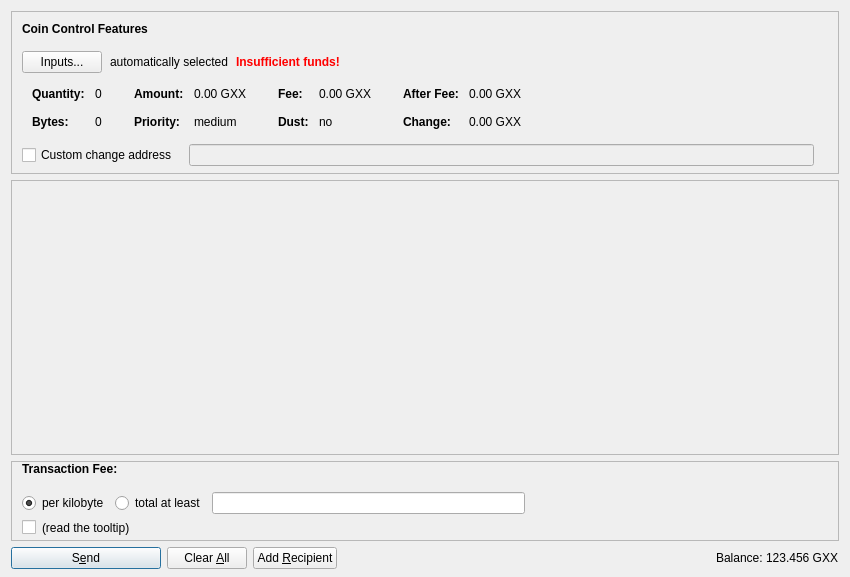
<?xml version="1.0" encoding="UTF-8"?>
<ui version="4.0">
 <class>SendCoinsDialog</class>
 <widget class="QDialog" name="SendCoinsDialog">
  <property name="geometry">
   <rect>
    <x>0</x>
    <y>0</y>
    <width>850</width>
    <height>577</height>
   </rect>
  </property>
  <property name="windowTitle">
   <string>Send Coins</string>
  </property>
  <layout class="QVBoxLayout" name="verticalLayout" stretch="0,1,0,0">
   <property name="bottomMargin">
    <number>8</number>
   </property>
   <item>
    <widget class="QFrame" name="frameCoinControl">
     <property name="sizePolicy">
      <sizepolicy hsizetype="Expanding" vsizetype="Expanding">
       <horstretch>0</horstretch>
       <verstretch>0</verstretch>
      </sizepolicy>
     </property>
     <property name="maximumSize">
      <size>
       <width>16777215</width>
       <height>16777215</height>
      </size>
     </property>
     <property name="frameShape">
      <enum>QFrame::StyledPanel</enum>
     </property>
     <property name="frameShadow">
      <enum>QFrame::Sunken</enum>
     </property>
     <layout class="QVBoxLayout" name="verticalLayoutCoinControl2">
      <property name="spacing">
       <number>0</number>
      </property>
      <property name="leftMargin">
       <number>0</number>
      </property>
      <property name="topMargin">
       <number>0</number>
      </property>
      <property name="rightMargin">
       <number>0</number>
      </property>
      <property name="bottomMargin">
       <number>6</number>
      </property>
      <item>
       <layout class="QVBoxLayout" name="verticalLayoutCoinControl" stretch="0,0,0,0,1">
        <property name="spacing">
         <number>0</number>
        </property>
        <property name="leftMargin">
         <number>10</number>
        </property>
        <property name="topMargin">
         <number>10</number>
        </property>
        <item>
         <layout class="QHBoxLayout" name="horizontalLayoutCoinControl1">
          <property name="bottomMargin">
           <number>15</number>
          </property>
          <item>
           <widget class="QLabel" name="labelCoinControlFeatures">
            <property name="sizePolicy">
             <sizepolicy hsizetype="Preferred" vsizetype="Maximum">
              <horstretch>0</horstretch>
              <verstretch>0</verstretch>
             </sizepolicy>
            </property>
            <property name="font">
             <font>
              <weight>75</weight>
              <bold>true</bold>
             </font>
            </property>
            <property name="styleSheet">
             <string notr="true">font-weight:bold;</string>
            </property>
            <property name="text">
             <string>Coin Control Features</string>
            </property>
           </widget>
          </item>
         </layout>
        </item>
        <item>
         <layout class="QHBoxLayout" name="horizontalLayoutCoinControl2" stretch="0,0,0,0">
          <property name="spacing">
           <number>8</number>
          </property>
          <property name="bottomMargin">
           <number>10</number>
          </property>
          <item>
           <widget class="QPushButton" name="pushButtonCoinControl">
            <property name="styleSheet">
             <string notr="true"/>
            </property>
            <property name="text">
             <string>Inputs...</string>
            </property>
            <property name="autoDefault">
             <bool>false</bool>
            </property>
           </widget>
          </item>
          <item>
           <widget class="QLabel" name="labelCoinControlAutomaticallySelected">
            <property name="text">
             <string>automatically selected</string>
            </property>
            <property name="margin">
             <number>5</number>
            </property>
           </widget>
          </item>
          <item>
           <widget class="QLabel" name="labelCoinControlInsuffFunds">
            <property name="font">
             <font>
              <weight>75</weight>
              <bold>true</bold>
             </font>
            </property>
            <property name="styleSheet">
             <string notr="true">color:red;font-weight:bold;</string>
            </property>
            <property name="text">
             <string>Insufficient funds!</string>
            </property>
            <property name="margin">
             <number>5</number>
            </property>
           </widget>
          </item>
          <item>
           <spacer name="horizontalSpacerCoinControl">
            <property name="orientation">
             <enum>Qt::Horizontal</enum>
            </property>
            <property name="sizeHint" stdset="0">
             <size>
              <width>40</width>
              <height>1</height>
             </size>
            </property>
           </spacer>
          </item>
         </layout>
        </item>
        <item>
         <widget class="QWidget" name="widgetCoinControl" native="true">
          <property name="sizePolicy">
           <sizepolicy hsizetype="Preferred" vsizetype="Preferred">
            <horstretch>0</horstretch>
            <verstretch>0</verstretch>
           </sizepolicy>
          </property>
          <property name="minimumSize">
           <size>
            <width>0</width>
            <height>0</height>
           </size>
          </property>
          <property name="styleSheet">
           <string notr="true"/>
          </property>
          <layout class="QHBoxLayout" name="horizontalLayoutCoinControl5">
           <property name="leftMargin">
            <number>0</number>
           </property>
           <property name="topMargin">
            <number>0</number>
           </property>
           <property name="rightMargin">
            <number>0</number>
           </property>
           <property name="bottomMargin">
            <number>0</number>
           </property>
           <item>
            <layout class="QHBoxLayout" name="horizontalLayoutCoinControl3" stretch="0,0,0,1">
             <property name="spacing">
              <number>20</number>
             </property>
             <property name="topMargin">
              <number>0</number>
             </property>
             <property name="bottomMargin">
              <number>10</number>
             </property>
             <item>
              <layout class="QFormLayout" name="formLayoutCoinControl1">
               <property name="horizontalSpacing">
                <number>10</number>
               </property>
               <property name="verticalSpacing">
                <number>14</number>
               </property>
               <property name="leftMargin">
                <number>10</number>
               </property>
               <property name="topMargin">
                <number>4</number>
               </property>
               <property name="rightMargin">
                <number>6</number>
               </property>
               <item row="0" column="0">
                <widget class="QLabel" name="labelCoinControlQuantityText">
                 <property name="font">
                  <font>
                   <weight>75</weight>
                   <bold>true</bold>
                  </font>
                 </property>
                 <property name="text">
                  <string>Quantity:</string>
                 </property>
                 <property name="margin">
                  <number>0</number>
                 </property>
                </widget>
               </item>
               <item row="0" column="1">
                <widget class="QLabel" name="labelCoinControlQuantity">
                 <property name="cursor">
                  <cursorShape>IBeamCursor</cursorShape>
                 </property>
                 <property name="contextMenuPolicy">
                  <enum>Qt::ActionsContextMenu</enum>
                 </property>
                 <property name="text">
                  <string notr="true">0</string>
                 </property>
                 <property name="margin">
                  <number>0</number>
                 </property>
                 <property name="textInteractionFlags">
                  <set>Qt::LinksAccessibleByMouse|Qt::TextSelectableByKeyboard|Qt::TextSelectableByMouse</set>
                 </property>
                </widget>
               </item>
               <item row="1" column="0">
                <widget class="QLabel" name="labelCoinControlBytesText">
                 <property name="font">
                  <font>
                   <weight>75</weight>
                   <bold>true</bold>
                  </font>
                 </property>
                 <property name="text">
                  <string>Bytes:</string>
                 </property>
                </widget>
               </item>
               <item row="1" column="1">
                <widget class="QLabel" name="labelCoinControlBytes">
                 <property name="cursor">
                  <cursorShape>IBeamCursor</cursorShape>
                 </property>
                 <property name="contextMenuPolicy">
                  <enum>Qt::ActionsContextMenu</enum>
                 </property>
                 <property name="text">
                  <string notr="true">0</string>
                 </property>
                 <property name="textInteractionFlags">
                  <set>Qt::LinksAccessibleByMouse|Qt::TextSelectableByKeyboard|Qt::TextSelectableByMouse</set>
                 </property>
                </widget>
               </item>
              </layout>
             </item>
             <item>
              <layout class="QFormLayout" name="formLayoutCoinControl2">
               <property name="horizontalSpacing">
                <number>10</number>
               </property>
               <property name="verticalSpacing">
                <number>14</number>
               </property>
               <property name="leftMargin">
                <number>6</number>
               </property>
               <property name="topMargin">
                <number>4</number>
               </property>
               <property name="rightMargin">
                <number>6</number>
               </property>
               <item row="0" column="0">
                <widget class="QLabel" name="labelCoinControlAmountText">
                 <property name="font">
                  <font>
                   <weight>75</weight>
                   <bold>true</bold>
                  </font>
                 </property>
                 <property name="text">
                  <string>Amount:</string>
                 </property>
                 <property name="margin">
                  <number>0</number>
                 </property>
                </widget>
               </item>
               <item row="0" column="1">
                <widget class="QLabel" name="labelCoinControlAmount">
                 <property name="cursor">
                  <cursorShape>IBeamCursor</cursorShape>
                 </property>
                 <property name="contextMenuPolicy">
                  <enum>Qt::ActionsContextMenu</enum>
                 </property>
                 <property name="text">
                  <string notr="true">0.00 GXX</string>
                 </property>
                 <property name="textInteractionFlags">
                  <set>Qt::LinksAccessibleByMouse|Qt::TextSelectableByKeyboard|Qt::TextSelectableByMouse</set>
                 </property>
                </widget>
               </item>
               <item row="1" column="0">
                <widget class="QLabel" name="labelCoinControlPriorityText">
                 <property name="font">
                  <font>
                   <weight>75</weight>
                   <bold>true</bold>
                  </font>
                 </property>
                 <property name="text">
                  <string>Priority:</string>
                 </property>
                </widget>
               </item>
               <item row="1" column="1">
                <widget class="QLabel" name="labelCoinControlPriority">
                 <property name="cursor">
                  <cursorShape>IBeamCursor</cursorShape>
                 </property>
                 <property name="contextMenuPolicy">
                  <enum>Qt::ActionsContextMenu</enum>
                 </property>
                 <property name="text">
                  <string notr="true">medium</string>
                 </property>
                 <property name="textInteractionFlags">
                  <set>Qt::LinksAccessibleByMouse|Qt::TextSelectableByKeyboard|Qt::TextSelectableByMouse</set>
                 </property>
                </widget>
               </item>
              </layout>
             </item>
             <item>
              <layout class="QFormLayout" name="formLayoutCoinControl3">
               <property name="horizontalSpacing">
                <number>10</number>
               </property>
               <property name="verticalSpacing">
                <number>14</number>
               </property>
               <property name="leftMargin">
                <number>6</number>
               </property>
               <property name="topMargin">
                <number>4</number>
               </property>
               <property name="rightMargin">
                <number>6</number>
               </property>
               <item row="0" column="0">
                <widget class="QLabel" name="labelCoinControlFeeText">
                 <property name="font">
                  <font>
                   <weight>75</weight>
                   <bold>true</bold>
                  </font>
                 </property>
                 <property name="text">
                  <string>Fee:</string>
                 </property>
                 <property name="margin">
                  <number>0</number>
                 </property>
                </widget>
               </item>
               <item row="0" column="1">
                <widget class="QLabel" name="labelCoinControlFee">
                 <property name="cursor">
                  <cursorShape>IBeamCursor</cursorShape>
                 </property>
                 <property name="contextMenuPolicy">
                  <enum>Qt::ActionsContextMenu</enum>
                 </property>
                 <property name="text">
                  <string notr="true">0.00 GXX</string>
                 </property>
                 <property name="textInteractionFlags">
                  <set>Qt::LinksAccessibleByMouse|Qt::TextSelectableByKeyboard|Qt::TextSelectableByMouse</set>
                 </property>
                </widget>
               </item>
               <item row="1" column="0">
                <widget class="QLabel" name="labelCoinControlLowOutputText">
                 <property name="font">
                  <font>
                   <weight>75</weight>
                   <bold>true</bold>
                  </font>
                 </property>
                 <property name="text">
                  <string>Dust:</string>
                 </property>
                </widget>
               </item>
               <item row="1" column="1">
                <widget class="QLabel" name="labelCoinControlLowOutput">
                 <property name="cursor">
                  <cursorShape>IBeamCursor</cursorShape>
                 </property>
                 <property name="contextMenuPolicy">
                  <enum>Qt::ActionsContextMenu</enum>
                 </property>
                 <property name="text">
                  <string notr="true">no</string>
                 </property>
                 <property name="textInteractionFlags">
                  <set>Qt::LinksAccessibleByMouse|Qt::TextSelectableByKeyboard|Qt::TextSelectableByMouse</set>
                 </property>
                </widget>
               </item>
              </layout>
             </item>
             <item>
              <layout class="QFormLayout" name="formLayoutCoinControl4">
               <property name="horizontalSpacing">
                <number>10</number>
               </property>
               <property name="verticalSpacing">
                <number>14</number>
               </property>
               <property name="leftMargin">
                <number>6</number>
               </property>
               <property name="topMargin">
                <number>4</number>
               </property>
               <property name="rightMargin">
                <number>6</number>
               </property>
               <item row="0" column="0">
                <widget class="QLabel" name="labelCoinControlAfterFeeText">
                 <property name="font">
                  <font>
                   <weight>75</weight>
                   <bold>true</bold>
                  </font>
                 </property>
                 <property name="text">
                  <string>After Fee:</string>
                 </property>
                 <property name="margin">
                  <number>0</number>
                 </property>
                </widget>
               </item>
               <item row="0" column="1">
                <widget class="QLabel" name="labelCoinControlAfterFee">
                 <property name="cursor">
                  <cursorShape>IBeamCursor</cursorShape>
                 </property>
                 <property name="contextMenuPolicy">
                  <enum>Qt::ActionsContextMenu</enum>
                 </property>
                 <property name="text">
                  <string notr="true">0.00 GXX</string>
                 </property>
                 <property name="textInteractionFlags">
                  <set>Qt::LinksAccessibleByMouse|Qt::TextSelectableByKeyboard|Qt::TextSelectableByMouse</set>
                 </property>
                </widget>
               </item>
               <item row="1" column="0">
                <widget class="QLabel" name="labelCoinControlChangeText">
                 <property name="font">
                  <font>
                   <weight>75</weight>
                   <bold>true</bold>
                  </font>
                 </property>
                 <property name="text">
                  <string>Change:</string>
                 </property>
                </widget>
               </item>
               <item row="1" column="1">
                <widget class="QLabel" name="labelCoinControlChange">
                 <property name="cursor">
                  <cursorShape>IBeamCursor</cursorShape>
                 </property>
                 <property name="contextMenuPolicy">
                  <enum>Qt::ActionsContextMenu</enum>
                 </property>
                 <property name="text">
                  <string notr="true">0.00 GXX</string>
                 </property>
                 <property name="textInteractionFlags">
                  <set>Qt::LinksAccessibleByMouse|Qt::TextSelectableByKeyboard|Qt::TextSelectableByMouse</set>
                 </property>
                </widget>
               </item>
              </layout>
             </item>
            </layout>
           </item>
          </layout>
         </widget>
        </item>
        <item>
         <layout class="QHBoxLayout" name="horizontalLayoutCoinControl4" stretch="0,0,0">
          <property name="spacing">
           <number>12</number>
          </property>
          <property name="sizeConstraint">
           <enum>QLayout::SetDefaultConstraint</enum>
          </property>
          <property name="topMargin">
           <number>5</number>
          </property>
          <property name="rightMargin">
           <number>5</number>
          </property>
          <item>
           <widget class="QCheckBox" name="checkBoxCoinControlChange">
            <property name="toolTip">
             <string>If this is activated, but the change address is empty or invalid, change will be sent to a newly generated address.</string>
            </property>
            <property name="text">
             <string>Custom change address</string>
            </property>
           </widget>
          </item>
          <item>
           <widget class="QValidatedLineEdit" name="lineEditCoinControlChange">
            <property name="enabled">
             <bool>false</bool>
            </property>
            <property name="sizePolicy">
             <sizepolicy hsizetype="Expanding" vsizetype="Fixed">
              <horstretch>0</horstretch>
              <verstretch>0</verstretch>
             </sizepolicy>
            </property>
           </widget>
          </item>
          <item>
           <widget class="QLabel" name="labelCoinControlChangeLabel">
            <property name="sizePolicy">
             <sizepolicy hsizetype="Preferred" vsizetype="Expanding">
              <horstretch>0</horstretch>
              <verstretch>0</verstretch>
             </sizepolicy>
            </property>
            <property name="minimumSize">
             <size>
              <width>0</width>
              <height>0</height>
             </size>
            </property>
            <property name="text">
             <string/>
            </property>
            <property name="margin">
             <number>3</number>
            </property>
           </widget>
          </item>
         </layout>
        </item>
        <item>
         <spacer name="verticalSpacerCoinControl">
          <property name="orientation">
           <enum>Qt::Vertical</enum>
          </property>
          <property name="sizeHint" stdset="0">
           <size>
            <width>800</width>
            <height>1</height>
           </size>
          </property>
         </spacer>
        </item>
       </layout>
      </item>
     </layout>
    </widget>
   </item>
   <item>
    <widget class="QScrollArea" name="scrollArea">
     <property name="widgetResizable">
      <bool>true</bool>
     </property>
     <widget class="QWidget" name="scrollAreaWidgetContents">
      <property name="geometry">
       <rect>
        <x>0</x>
        <y>0</y>
        <width>824</width>
        <height>198</height>
       </rect>
      </property>
      <layout class="QVBoxLayout" name="verticalLayout_2" stretch="0,1">
       <property name="leftMargin">
        <number>0</number>
       </property>
       <property name="topMargin">
        <number>0</number>
       </property>
       <property name="rightMargin">
        <number>0</number>
       </property>
       <property name="bottomMargin">
        <number>0</number>
       </property>
       <item>
        <layout class="QVBoxLayout" name="entries">
         <property name="spacing">
          <number>6</number>
         </property>
        </layout>
       </item>
       <item>
        <spacer name="verticalSpacer">
         <property name="orientation">
          <enum>Qt::Vertical</enum>
         </property>
         <property name="sizeHint" stdset="0">
          <size>
           <width>20</width>
           <height>40</height>
          </size>
         </property>
        </spacer>
       </item>
      </layout>
     </widget>
    </widget>
   </item>
   <item>
    <widget class="QFrame" name="frameFee">
     <property name="enabled">
      <bool>true</bool>
     </property>
     <property name="sizePolicy">
      <sizepolicy hsizetype="Expanding" vsizetype="Expanding">
       <horstretch>0</horstretch>
       <verstretch>0</verstretch>
      </sizepolicy>
     </property>
     <property name="maximumSize">
      <size>
       <width>16777215</width>
       <height>16777215</height>
      </size>
     </property>
     <property name="frameShape">
      <enum>QFrame::StyledPanel</enum>
     </property>
     <property name="frameShadow">
      <enum>QFrame::Sunken</enum>
     </property>
     <layout class="QVBoxLayout" name="verticalLayoutFee1">
      <property name="spacing">
       <number>0</number>
      </property>
      <property name="leftMargin">
       <number>0</number>
      </property>
      <property name="topMargin">
       <number>0</number>
      </property>
      <property name="rightMargin">
       <number>0</number>
      </property>
      <property name="bottomMargin">
       <number>0</number>
      </property>
      <item>
       <layout class="QVBoxLayout" name="verticalLayoutFee2" stretch="0,0,0">
        <property name="spacing">
         <number>0</number>
        </property>
        <property name="sizeConstraint">
         <enum>QLayout::SetMinimumSize</enum>
        </property>
        <property name="leftMargin">
         <number>10</number>
        </property>
        <property name="topMargin">
         <number>0</number>
        </property>
        <item>
         <layout class="QHBoxLayout" name="horizontalLayoutFee1">
          <property name="bottomMargin">
           <number>0</number>
          </property>
          <item>
           <layout class="QVBoxLayout" name="verticalLayoutFee7">
            <property name="spacing">
             <number>0</number>
            </property>
            <item>
             <layout class="QHBoxLayout" name="horizontalLayoutSmartFee">
              <property name="spacing">
               <number>10</number>
              </property>
              <item>
               <widget class="QLabel" name="labelFeeHeadline">
                <property name="sizePolicy">
                 <sizepolicy hsizetype="Preferred" vsizetype="Maximum">
                  <horstretch>0</horstretch>
                  <verstretch>0</verstretch>
                 </sizepolicy>
                </property>
                <property name="font">
                 <font>
                  <weight>75</weight>
                  <bold>true</bold>
                 </font>
                </property>
                <property name="styleSheet">
                 <string notr="true">font-weight:bold;</string>
                </property>
                <property name="text">
                 <string>Transaction Fee:</string>
                </property>
               </widget>
              </item>
             </layout>
            </item>
            <item>
             <spacer name="verticalSpacer_5">
              <property name="orientation">
               <enum>Qt::Vertical</enum>
              </property>
              <property name="sizeHint" stdset="0">
               <size>
                <width>1</width>
                <height>1</height>
               </size>
              </property>
             </spacer>
            </item>
           </layout>
          </item>
          <item>
           <spacer name="horizontalSpacer_4">
            <property name="orientation">
             <enum>Qt::Horizontal</enum>
            </property>
            <property name="sizeHint" stdset="0">
             <size>
              <width>40</width>
              <height>20</height>
             </size>
            </property>
           </spacer>
          </item>
         </layout>
        </item>
        <item>
         <widget class="QFrame" name="frameFeeSelection">
          <layout class="QVBoxLayout" name="verticalLayoutFee12">
           <property name="spacing">
            <number>0</number>
           </property>
           <property name="leftMargin">
            <number>0</number>
           </property>
           <property name="topMargin">
            <number>0</number>
           </property>
           <property name="rightMargin">
            <number>0</number>
           </property>
           <property name="bottomMargin">
            <number>0</number>
           </property>
           <item>
            <layout class="QGridLayout" name="gridLayoutFee">
             <property name="sizeConstraint">
              <enum>QLayout::SetNoConstraint</enum>
             </property>
             <property name="topMargin">
              <number>10</number>
             </property>
             <property name="bottomMargin">
              <number>4</number>
             </property>
             <property name="horizontalSpacing">
              <number>10</number>
             </property>
             <property name="verticalSpacing">
              <number>4</number>
             </property>
             <item row="0" column="0">
              <layout class="QVBoxLayout" name="verticalLayoutFee8">
               <property name="spacing">
                <number>6</number>
               </property>
               <item>
                <layout class="QHBoxLayout" name="horizontalLayoutFee13">
                 <item>
                  <widget class="QRadioButton" name="radioCustomPerKilobyte">
                   <property name="toolTip">
                    <string>If the custom fee is set to 1000 satoshis and the transaction is only 250 bytes, then &quot;per kilobyte&quot; only pays 250 satoshis in fee, while &quot;total at least&quot; pays 1000 satoshis. For transactions bigger than a kilobyte both pay by kilobyte.</string>
                   </property>
                   <property name="text">
                    <string>per kilobyte</string>
                   </property>
                   <property name="checked">
                    <bool>true</bool>
                   </property>
                  </widget>
                 </item>
                 <item>
                  <widget class="QRadioButton" name="radioCustomAtLeast">
                   <property name="toolTip">
                    <string>If the custom fee is set to 1000 satoshis and the transaction is only 250 bytes, then &quot;per kilobyte&quot; only pays 250 satoshis in fee, while &quot;total at least&quot; pays 1000 satoshis. For transactions bigger than a kilobyte both pay by kilobyte.</string>
                   </property>
                   <property name="text">
                    <string>total at least</string>
                   </property>
                  </widget>
                 </item>
                 <item>
                  <widget class="BitcoinAmountField" name="customFee"/>
                 </item>
                 <item>
                  <spacer name="horizontalSpacer_6">
                   <property name="orientation">
                    <enum>Qt::Horizontal</enum>
                   </property>
                   <property name="sizeHint" stdset="0">
                    <size>
                     <width>1</width>
                     <height>1</height>
                    </size>
                   </property>
                  </spacer>
                 </item>
                </layout>
               </item>
               <item>
                <layout class="QHBoxLayout" name="horizontalLayoutFee8">
                 <item>
                  <widget class="QCheckBox" name="checkBoxMinimumFee">
                   <property name="enabled">
                    <bool>true</bool>
                   </property>
                   <property name="toolTip">
                    <string>Paying only the minimum fee is just fine as long as there is less transaction volume than space in the blocks. But be aware that this can end up in a never confirming transaction once there is more demand for GravityCoin transactions than the network can process.</string>
                   </property>
                   <property name="text">
                    <string/>
                   </property>
                  </widget>
                 </item>
                 <item>
                  <widget class="QLabel" name="labelMinFeeWarning">
                   <property name="enabled">
                    <bool>true</bool>
                   </property>
                   <property name="toolTip">
                    <string>Paying only the minimum fee is just fine as long as there is less transaction volume than space in the blocks. But be aware that this can end up in a never confirming transaction once there is more demand for GravityCoin transactions than the network can process.</string>
                   </property>
                   <property name="text">
                    <string>(read the tooltip)</string>
                   </property>
                   <property name="margin">
                    <number>5</number>
                   </property>
                  </widget>
                 </item>
                 <item>
                  <spacer name="horizontalSpacer_2">
                   <property name="orientation">
                    <enum>Qt::Horizontal</enum>
                   </property>
                   <property name="sizeHint" stdset="0">
                    <size>
                     <width>1</width>
                     <height>1</height>
                    </size>
                   </property>
                  </spacer>
                 </item>
                </layout>
               </item>
              </layout>
             </item>
            </layout>
           </item>
          </layout>
         </widget>
        </item>
        <item>
         <spacer name="verticalSpacerFee">
          <property name="orientation">
           <enum>Qt::Vertical</enum>
          </property>
          <property name="sizeHint" stdset="0">
           <size>
            <width>800</width>
            <height>1</height>
           </size>
          </property>
         </spacer>
        </item>
       </layout>
      </item>
     </layout>
    </widget>
   </item>
   <item>
    <layout class="QHBoxLayout" name="horizontalLayout">
     <item>
      <widget class="QPushButton" name="sendButton">
       <property name="minimumSize">
        <size>
         <width>150</width>
         <height>0</height>
        </size>
       </property>
       <property name="toolTip">
        <string>Confirm the send action</string>
       </property>
       <property name="text">
        <string>S&amp;end</string>
       </property>
       <property name="icon">
        <iconset resource="../bitcoin.qrc">
         <normaloff>:/icons/send</normaloff>:/icons/send</iconset>
       </property>
       <property name="autoDefault">
        <bool>false</bool>
       </property>
       <property name="default">
        <bool>true</bool>
       </property>
      </widget>
     </item>
     <item>
      <widget class="QPushButton" name="clearButton">
       <property name="sizePolicy">
        <sizepolicy hsizetype="Minimum" vsizetype="Fixed">
         <horstretch>0</horstretch>
         <verstretch>0</verstretch>
        </sizepolicy>
       </property>
       <property name="toolTip">
        <string>Clear all fields of the form.</string>
       </property>
       <property name="text">
        <string>Clear &amp;All</string>
       </property>
       <property name="icon">
        <iconset resource="../bitcoin.qrc">
         <normaloff>:/icons/remove</normaloff>:/icons/remove</iconset>
       </property>
       <property name="autoDefault">
        <bool>false</bool>
       </property>
      </widget>
     </item>
     <item>
      <widget class="QPushButton" name="addButton">
       <property name="toolTip">
        <string>Send to multiple recipients at once</string>
       </property>
       <property name="text">
        <string>Add &amp;Recipient</string>
       </property>
       <property name="icon">
        <iconset resource="../bitcoin.qrc">
         <normaloff>:/icons/add</normaloff>:/icons/add</iconset>
       </property>
       <property name="autoDefault">
        <bool>false</bool>
       </property>
      </widget>
     </item>
     <item>
      <spacer name="horizontalSpacer">
       <property name="orientation">
        <enum>Qt::Horizontal</enum>
       </property>
       <property name="sizeHint" stdset="0">
        <size>
         <width>40</width>
         <height>20</height>
        </size>
       </property>
      </spacer>
     </item>
     <item>
      <layout class="QHBoxLayout" name="horizontalLayout_2">
       <property name="spacing">
        <number>3</number>
       </property>
       <item>
        <widget class="QLabel" name="label">
         <property name="sizePolicy">
          <sizepolicy hsizetype="Preferred" vsizetype="Fixed">
           <horstretch>0</horstretch>
           <verstretch>0</verstretch>
          </sizepolicy>
         </property>
         <property name="text">
          <string>Balance:</string>
         </property>
        </widget>
       </item>
       <item>
        <widget class="QLabel" name="labelBalance">
         <property name="sizePolicy">
          <sizepolicy hsizetype="Preferred" vsizetype="Fixed">
           <horstretch>0</horstretch>
           <verstretch>0</verstretch>
          </sizepolicy>
         </property>
         <property name="cursor">
          <cursorShape>IBeamCursor</cursorShape>
         </property>
         <property name="text">
          <string notr="true">123.456 GXX</string>
         </property>
         <property name="textInteractionFlags">
          <set>Qt::LinksAccessibleByMouse|Qt::TextSelectableByKeyboard|Qt::TextSelectableByMouse</set>
         </property>
        </widget>
       </item>
      </layout>
     </item>
    </layout>
   </item>
  </layout>
 </widget>
 <customwidgets>
  <customwidget>
   <class>QValidatedLineEdit</class>
   <extends>QLineEdit</extends>
   <header>qvalidatedlineedit.h</header>
  </customwidget>
  <customwidget>
   <class>BitcoinAmountField</class>
   <extends>QLineEdit</extends>
   <header>bitcoinamountfield.h</header>
   <container>1</container>
  </customwidget>
 </customwidgets>
 <resources>
  <include location="../bitcoin.qrc"/>
 </resources>
 <connections/>
</ui>
